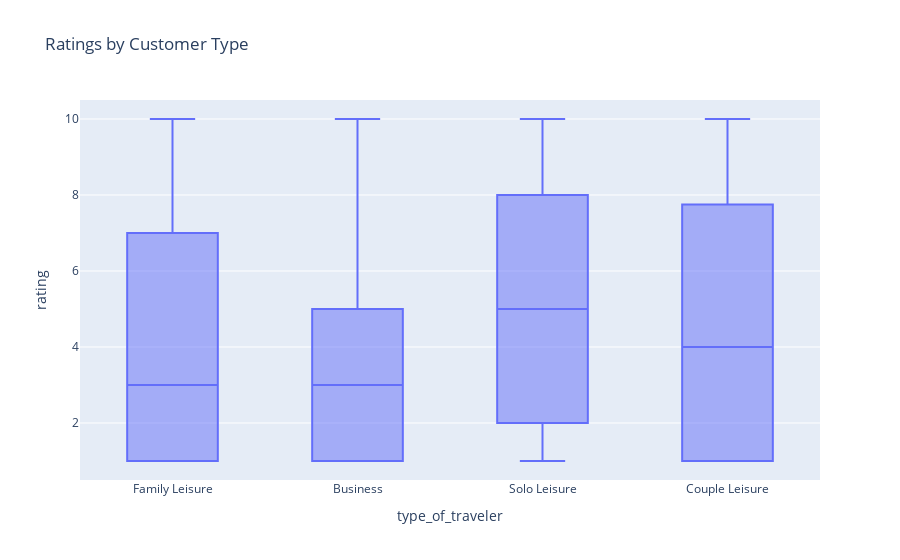

Notebook code for this chart:
### Markdown cell above
#### Customer Type

### Code cell
# plot ratings by customer type
fig = px.box(reviews_df, x='type_of_traveler', y='rating', title='Ratings by Customer Type')
fig.show()

### Figure 1 — Plotly figure (JSON) as saved in the notebook; plotly's stock layout.template omitted (floating-point values rounded to 4 significant figures; data arrays with more than 128 entries replaced by an {"elided": "..."} marker saying what was removed)
{"data": [{"alignmentgroup": "True", "hovertemplate": "type_of_traveler=%{x}<br>rating=%{y}<extra></extra>", "legendgroup": "", "marker": {"color": "#636efa"}, "name": "", "notched": false, "offsetgroup": "", "orientation": "v", "showlegend": false, "type": "box", "x": {"elided": "3894 str values"}, "x0": " ", "xaxis": "x", "y": {"elided": "3894 int values"}, "y0": " ", "yaxis": "y"}], "layout": {"boxmode": "group", "legend": {"tracegroupgap": 0}, "title": {"text": "Ratings by Customer Type"}, "xaxis": {"anchor": "y", "domain": [0, 1], "title": {"text": "type_of_traveler"}}, "yaxis": {"anchor": "x", "domain": [0, 1], "title": {"text": "rating"}}}}
